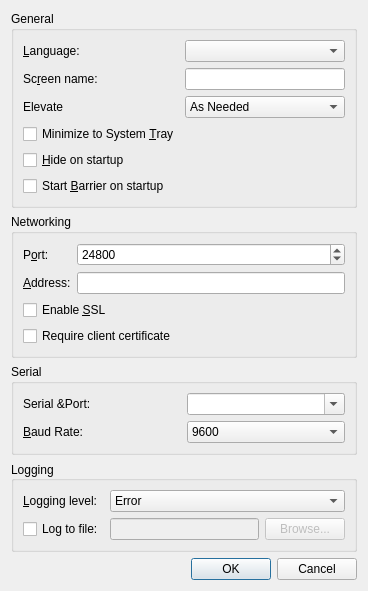
<?xml version="1.0" encoding="UTF-8"?>
<ui version="4.0">
 <class>SettingsDialogBase</class>
 <widget class="QDialog" name="SettingsDialogBase">
  <property name="geometry">
   <rect>
    <x>0</x>
    <y>0</y>
    <width>368</width>
    <height>428</height>
   </rect>
  </property>
  <property name="windowTitle">
   <string>Settings</string>
  </property>
  <layout class="QVBoxLayout" name="verticalLayout">
   <item>
    <widget class="QGroupBox" name="m_pGroupGeneral">
     <property name="enabled">
      <bool>true</bool>
     </property>
     <property name="sizePolicy">
      <sizepolicy hsizetype="Preferred" vsizetype="Preferred">
       <horstretch>0</horstretch>
       <verstretch>0</verstretch>
      </sizepolicy>
     </property>
     <property name="title">
      <string>General</string>
     </property>
     <layout class="QFormLayout" name="formLayout">
      <property name="fieldGrowthPolicy">
       <enum>QFormLayout::AllNonFixedFieldsGrow</enum>
      </property>
      <item row="0" column="0">
       <widget class="QLabel" name="m_pLabel_27">
        <property name="sizePolicy">
         <sizepolicy hsizetype="Preferred" vsizetype="Preferred">
          <horstretch>0</horstretch>
          <verstretch>0</verstretch>
         </sizepolicy>
        </property>
        <property name="minimumSize">
         <size>
          <width>75</width>
          <height>0</height>
         </size>
        </property>
        <property name="text">
         <string>&amp;Language:</string>
        </property>
        <property name="buddy">
         <cstring>m_pComboLanguage</cstring>
        </property>
       </widget>
      </item>
      <item row="0" column="1">
       <widget class="QComboBox" name="m_pComboLanguage"/>
      </item>
      <item row="1" column="0">
       <widget class="QLabel" name="m_pLabel_19">
        <property name="minimumSize">
         <size>
          <width>75</width>
          <height>0</height>
         </size>
        </property>
        <property name="text">
         <string>Sc&amp;reen name:</string>
        </property>
        <property name="buddy">
         <cstring>m_pLineEditScreenName</cstring>
        </property>
       </widget>
      </item>
      <item row="1" column="1">
       <widget class="QLineEdit" name="m_pLineEditScreenName">
        <property name="enabled">
         <bool>true</bool>
        </property>
       </widget>
      </item>
      <item row="2" column="0">
       <widget class="QLabel" name="m_pLabelElevate">
        <property name="text">
         <string>Elevate</string>
        </property>
       </widget>
      </item>
      <item row="2" column="1">
       <widget class="QComboBox" name="m_pComboElevate">
        <property name="toolTip">
         <string>Specify when the Barrier service should run at an elevated privilege level</string>
        </property>
        <property name="currentIndex">
         <number>0</number>
        </property>
        <item>
         <property name="text">
          <string>As Needed</string>
         </property>
        </item>
        <item>
         <property name="text">
          <string>Always</string>
         </property>
        </item>
        <item>
         <property name="text">
          <string>Never</string>
         </property>
        </item>
       </widget>
      </item>
      <item row="3" column="0">
       <widget class="QCheckBox" name="m_pCheckBoxMinimizeToTray">
        <property name="text">
         <string>Minimize to System &amp;Tray</string>
        </property>
       </widget>
      </item>
      <item row="4" column="0">
       <widget class="QCheckBox" name="m_pCheckBoxAutoHide">
        <property name="text">
         <string>&amp;Hide on startup</string>
        </property>
       </widget>
      </item>
      <item row="5" column="0">
       <widget class="QCheckBox" name="m_pCheckBoxAutoStart">
        <property name="text">
         <string>Start &amp;Barrier on startup</string>
        </property>
       </widget>
      </item>
     </layout>
    </widget>
   </item>
   <item>
    <widget class="QGroupBox" name="m_pGroupNetworking">
     <property name="title">
      <string>Networking</string>
     </property>
     <layout class="QGridLayout" name="gridLayout_3">
      <item row="1" column="0">
       <widget class="QLabel" name="m_pLabel_21">
        <property name="text">
         <string>&amp;Address:</string>
        </property>
        <property name="buddy">
         <cstring>m_pLineEditInterface</cstring>
        </property>
       </widget>
      </item>
      <item row="0" column="0">
       <widget class="QLabel" name="m_pLabel_20">
        <property name="text">
         <string>P&amp;ort:</string>
        </property>
        <property name="buddy">
         <cstring>m_pSpinBoxPort</cstring>
        </property>
       </widget>
      </item>
      <item row="0" column="1">
       <widget class="QSpinBox" name="m_pSpinBoxPort">
        <property name="enabled">
         <bool>true</bool>
        </property>
        <property name="sizePolicy">
         <sizepolicy hsizetype="MinimumExpanding" vsizetype="Fixed">
          <horstretch>0</horstretch>
          <verstretch>0</verstretch>
         </sizepolicy>
        </property>
        <property name="maximum">
         <number>65535</number>
        </property>
        <property name="value">
         <number>24800</number>
        </property>
       </widget>
      </item>
      <item row="1" column="1">
       <widget class="QLineEdit" name="m_pLineEditInterface">
        <property name="enabled">
         <bool>true</bool>
        </property>
       </widget>
      </item>
      <item row="2" column="0" colspan="2">
       <widget class="QCheckBox" name="m_pCheckBoxEnableCrypto">
        <property name="text">
         <string>Enable &amp;SSL</string>
        </property>
       </widget>
      </item>
      <item row="3" column="0" colspan="2">
       <widget class="QCheckBox" name="checkbox_require_client_certificate">
        <property name="text">
         <string>Require client certificate</string>
        </property>
       </widget>
      </item>
     </layout>
    </widget>
   </item>
   <item>
    <widget class="QGroupBox" name="m_pGroupSerial">
     <property name="title">
      <string>Serial</string>
     </property>
     <layout class="QGridLayout" name="gridLayout_serial">
      <item row="0" column="0">
       <widget class="QLabel" name="m_pLabelSerialPort">
        <property name="text">
         <string>Serial &amp;Port:</string>
        </property>
        <property name="buddy">
         <cstring>m_pLineEditSerialPort</cstring>
        </property>
       </widget>
      </item>
      <item row="0" column="1">
       <widget class="QComboBox" name="m_pComboSerialPort">
        <property name="editable">
         <bool>true</bool>
        </property>
       </widget>
      </item>
      <item row="1" column="0">
       <widget class="QLabel" name="m_pLabelSerialBaud">
        <property name="text">
         <string>&amp;Baud Rate:</string>
        </property>
        <property name="buddy">
         <cstring>m_pComboSerialBaud</cstring>
        </property>
       </widget>
      </item>
      <item row="1" column="1">
       <widget class="QComboBox" name="m_pComboSerialBaud">
        <item>
         <property name="text">
          <string>9600</string>
         </property>
        </item>
        <item>
         <property name="text">
          <string>19200</string>
         </property>
        </item>
        <item>
         <property name="text">
          <string>38400</string>
         </property>
        </item>
        <item>
         <property name="text">
          <string>57600</string>
         </property>
        </item>
        <item>
         <property name="text">
          <string>115200</string>
         </property>
        </item>
        <item>
         <property name="text">
          <string>230400</string>
         </property>
        </item>
       </widget>
      </item>
     </layout>
    </widget>
   </item>
   <item>
    <widget class="QGroupBox" name="m_pGroupLog">
     <property name="sizePolicy">
      <sizepolicy hsizetype="Preferred" vsizetype="Preferred">
       <horstretch>0</horstretch>
       <verstretch>0</verstretch>
      </sizepolicy>
     </property>
     <property name="title">
      <string>Logging</string>
     </property>
     <property name="alignment">
      <set>Qt::AlignLeading|Qt::AlignLeft|Qt::AlignVCenter</set>
     </property>
     <property name="flat">
      <bool>false</bool>
     </property>
     <layout class="QGridLayout" name="gridLayout_2">
      <item row="1" column="0">
       <widget class="QCheckBox" name="m_pCheckBoxLogToFile">
        <property name="text">
         <string>Log to file:</string>
        </property>
       </widget>
      </item>
      <item row="1" column="2">
       <widget class="QPushButton" name="m_pButtonBrowseLog">
        <property name="enabled">
         <bool>false</bool>
        </property>
        <property name="text">
         <string>Browse...</string>
        </property>
       </widget>
      </item>
      <item row="0" column="1" colspan="2">
       <widget class="QComboBox" name="m_pComboLogLevel">
        <item>
         <property name="text">
          <string>Error</string>
         </property>
        </item>
        <item>
         <property name="text">
          <string>Warning</string>
         </property>
        </item>
        <item>
         <property name="text">
          <string>Note</string>
         </property>
        </item>
        <item>
         <property name="text">
          <string>Info</string>
         </property>
        </item>
        <item>
         <property name="text">
          <string>Debug</string>
         </property>
        </item>
        <item>
         <property name="text">
          <string>Debug1</string>
         </property>
        </item>
        <item>
         <property name="text">
          <string>Debug2</string>
         </property>
        </item>
       </widget>
      </item>
      <item row="0" column="0">
       <widget class="QLabel" name="m_pLabel_3">
        <property name="minimumSize">
         <size>
          <width>75</width>
          <height>0</height>
         </size>
        </property>
        <property name="text">
         <string>&amp;Logging level:</string>
        </property>
        <property name="buddy">
         <cstring>m_pComboLogLevel</cstring>
        </property>
       </widget>
      </item>
      <item row="1" column="1">
       <widget class="QLineEdit" name="m_pLineEditLogFilename">
        <property name="enabled">
         <bool>false</bool>
        </property>
       </widget>
      </item>
     </layout>
    </widget>
   </item>
   <item>
    <spacer name="verticalSpacer">
     <property name="orientation">
      <enum>Qt::Vertical</enum>
     </property>
     <property name="sizeHint" stdset="0">
      <size>
       <width>20</width>
       <height>40</height>
      </size>
     </property>
    </spacer>
   </item>
   <item>
    <widget class="QDialogButtonBox" name="buttonBox">
     <property name="orientation">
      <enum>Qt::Horizontal</enum>
     </property>
     <property name="standardButtons">
      <set>QDialogButtonBox::Cancel|QDialogButtonBox::Ok</set>
     </property>
    </widget>
   </item>
  </layout>
 </widget>
 <tabstops>
  <tabstop>m_pComboLanguage</tabstop>
  <tabstop>m_pLineEditScreenName</tabstop>
  <tabstop>m_pComboElevate</tabstop>
  <tabstop>m_pCheckBoxMinimizeToTray</tabstop>
  <tabstop>m_pCheckBoxAutoHide</tabstop>
  <tabstop>m_pCheckBoxAutoStart</tabstop>
  <tabstop>m_pSpinBoxPort</tabstop>
  <tabstop>m_pLineEditInterface</tabstop>
  <tabstop>m_pCheckBoxEnableCrypto</tabstop>
  <tabstop>m_pComboLogLevel</tabstop>
  <tabstop>m_pCheckBoxLogToFile</tabstop>
  <tabstop>m_pLineEditLogFilename</tabstop>
  <tabstop>m_pButtonBrowseLog</tabstop>
 </tabstops>
 <resources/>
 <connections>
  <connection>
   <sender>buttonBox</sender>
   <signal>accepted()</signal>
   <receiver>SettingsDialogBase</receiver>
   <slot>accept()</slot>
   <hints>
    <hint type="sourcelabel">
     <x>266</x>
     <y>340</y>
    </hint>
    <hint type="destinationlabel">
     <x>157</x>
     <y>274</y>
    </hint>
   </hints>
  </connection>
  <connection>
   <sender>buttonBox</sender>
   <signal>rejected()</signal>
   <receiver>SettingsDialogBase</receiver>
   <slot>reject()</slot>
   <hints>
    <hint type="sourcelabel">
     <x>334</x>
     <y>340</y>
    </hint>
    <hint type="destinationlabel">
     <x>286</x>
     <y>274</y>
    </hint>
   </hints>
  </connection>
 </connections>
</ui>
